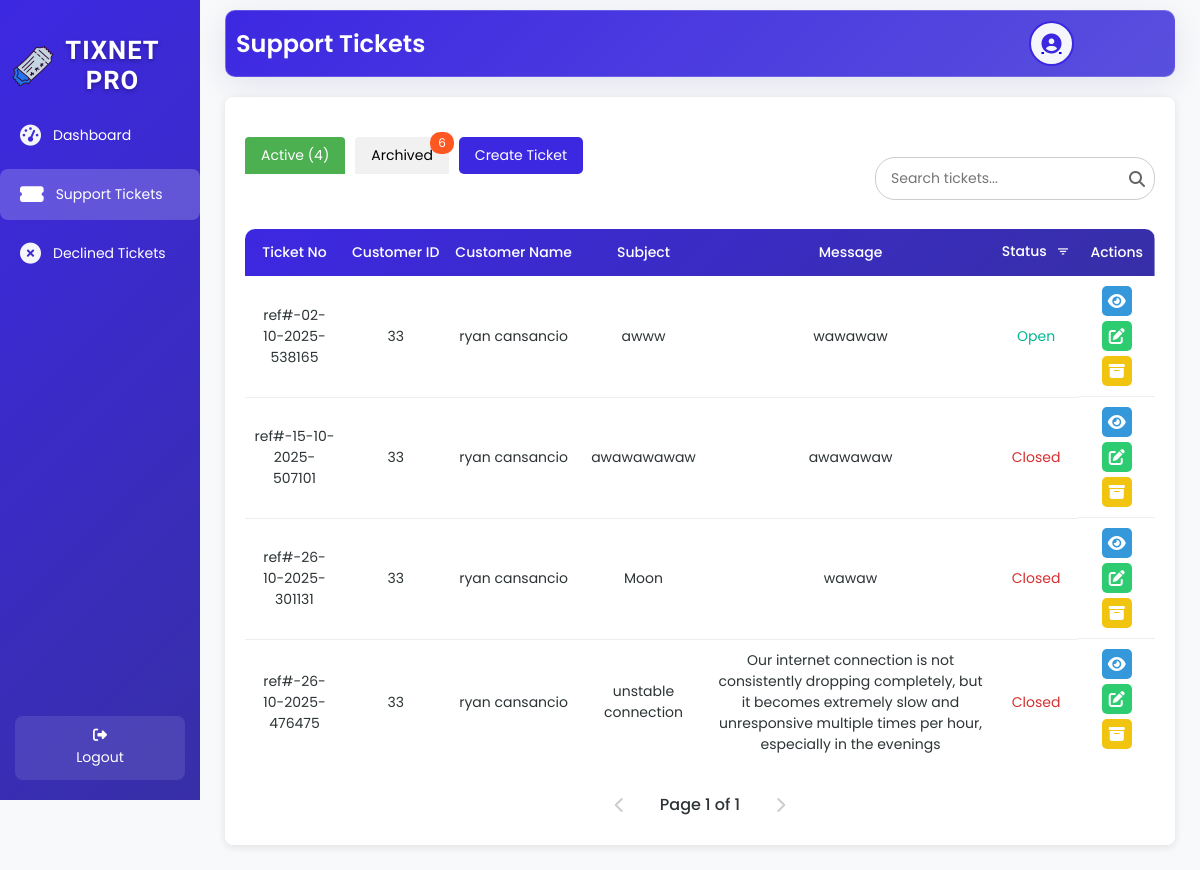
Screenshot of /suppT.php?c_id=33 with the database file from the repository.
### tables this page shows
CREATE TABLE `tbl_supp_tickets` (
  `c_id` int(50) NOT NULL,
  `c_lname` varchar(200) NOT NULL,
  `c_fname` varchar(200) NOT NULL,
  `s_ref` varchar(200) NOT NULL,
  `s_subject` varchar(200) NOT NULL,
  `s_message` varchar(200) NOT NULL,
  `s_status` varchar(200) NOT NULL,
  `id` int(50) NOT NULL,
  `technician_username` varchar(250) NOT NULL
);

### suppT.php (the view, shortened to what this page needs)
<?php
include 'db.php';
$username = $_SESSION['username'] ?? '';
$userId = $_SESSION['userId'] ?? 0;
$userType = $_SESSION['user_type'] ?? '';
$isCustomer = $userType === 'customer';
$avatarFolder = 'Uploads/avatars/';
$avatarIdentifier = $isCustomer ? $userId : $username;
$userAvatar = $avatarFolder . $avatarIdentifier . '.png';
$avatarPath = file_exists($userAvatar) ? $userAvatar . '?' . time() : 'default-avatar.png';
$ticket = null;
$activeTickets = [];
$tab = isset($_GET['tab']) ? $_GET['tab'] : 'active';
$activePage = isset($_GET['active_page']) ? max(1, (int)$_GET['active_page']) : 1;
$ticketsPerPage = 10;
$filterCid = $isCustomer ? $userId : (isset($_GET['c_id']) && is_numeric($_GET['c_id']) && $_GET['c_id'] > 0 ? (int)$_GET['c_id'] : 0);
            ?>
    <?php
$pendingTickets = [];
$totalActiveTickets = 0;
$totalArchivedTickets = 0;
if ($filterCid != 0) {
    $sqlCount = "SELECT s_status, COUNT(*) as count
                 FROM tbl_supp_tickets
                 WHERE c_id = ?
                 GROUP BY s_status";
    $stmt = $conn->prepare($sqlCount);
    if (!$stmt) {
        error_log("Prepare failed: " . $conn->error);
        $error = "Database error.";
    } else {
        $stmt->bind_param("i", $filterCid);
        $stmt->execute();
        $resultCount = $stmt->get_result();
        while ($row = $resultCount->fetch_assoc()) {
            if (strtolower($row['s_status']) === 'archived') {
                $totalArchivedTickets = $row['count'];
            } else {
                $totalActiveTickets += $row['count'];
            }
        }
    }
}
$totalActivePages = ceil($totalActiveTickets / $ticketsPerPage) ?: 1;
$activePage = max(1, min($totalActivePages, $activePage));
$activeOffset = ($activePage - 1) * $ticketsPerPage;
if ($filterCid != 0) {
    if (isset($_GET['id']) && is_numeric($_GET['id']) && $_GET['id'] > 0) {
        $ticketId = (int)$_GET['id'];
        $sql = "SELECT id, c_id, c_fname, c_lname, s_ref, s_subject, s_message, s_status AS status
                FROM tbl_supp_tickets
                WHERE id = ?
                AND c_id = ?
                ORDER BY id ASC";
        $stmt = $conn->prepare($sql);
        if (!$stmt) {
            error_log("Prepare failed: " . $conn->error);
            $error = "Database error.";
        } else {
            $stmt->bind_param("ii", $ticketId, $filterCid);
            $stmt->execute();
            $result = $stmt->get_result();
            if ($result->num_rows > 0) {
                $ticket = $result->fetch_assoc();
            } else {
                $error = "No ticket found with ID $ticketId for customer ID $filterCid.";
            }
            $stmt->close();
        }
    } else {
        $sql = "SELECT id, c_id, c_fname, c_lname, s_ref, s_subject, s_message, s_status AS status
                FROM tbl_supp_tickets
                WHERE s_status IN ('Open', 'Closed')
                AND c_id = ?
                ORDER BY id ASC LIMIT ? OFFSET ?";
        $stmt = $conn->prepare($sql);
        if (!$stmt) {
            error_log("Prepare failed for active tickets: " . $conn->error);
            $_SESSION['error'] = "Error preparing query for active tickets.";
        } else {
            $stmt->bind_param("iii", $filterCid, $ticketsPerPage, $activeOffset);
            if ($stmt->execute()) {
                $result = $stmt->get_result();
                while ($row = $result->fetch_assoc()) {
                    $activeTickets[] = $row;
                }
            } else {
                error_log("Execute failed for active tickets: " . $stmt->error);
                $_SESSION['error'] = "Error executing query for active tickets.";
            }
        }
    }
}
?>
<!DOCTYPE html>
<html lang="en">
<head>
    <link rel="stylesheet" href="https://cdnjs.cloudflare.com/ajax/libs/font-awesome/6.6.0/css/all.min.css">
    <link rel="stylesheet" href="https://unpkg.com/boxicons@2.1.4/css/boxicons.min.css">
    <link rel="stylesheet" href="suppsT.css">
</head>
<body>
<div class="wrapper">
    <div class="sidebar">
        <h2><img src="image/logo.png" alt="Tix Net Icon" class="sidebar-icon">TixNet Pro</h2>
        <ul>
        <li><a href="portal.php"><i class="fas fa-tachometer-alt icon"></i> <span>Dashboard</span></a></li>
        <li><a href="suppT.php" class="active"><i class="fas fa-ticket-alt icon"></i> <span>Support Tickets</span></a></li>
        <li><a href="reject_ticket.php"><i class="fas fa-times-circle icon"></i> <span>Declined Tickets</span></a></li>
        </ul>
        <footer>
            <a href="CustomerP.php" class="back-home"><i class="fas fa-sign-out-alt"></i> Logout</a>
        </footer>
    </div>
    <div class="container">
        <div class="upper glass-container">
            <h1>Support Tickets</h1>
            <div class="user-profile">
            <a href="images.php">
    <div class="user-icon">
        <?php
        $cleanAvatarPath = preg_replace('/\?\d+$/', '', $avatarPath);
        if (!empty($avatarPath) && file_exists($cleanAvatarPath)) {
            echo "<img src='" . htmlspecialchars($avatarPath, ENT_QUOTES, 'UTF-8') . "' alt='User Avatar'>";
        } else {
            echo "<i class='fas fa-user-circle'></i>";
        }
        ?>
    </div>
</a>
                <div class="user-details">
                </div>
            </div>
        </div>
        <?php if ($filterCid != 0): ?>
            <div class="table-box <?php echo $tab === 'active' ? 'active' : ''; ?>" id="activeTable">
                <div class="tab-buttons">
                    <button class="tab-btn <?php echo $tab === 'active' ? 'active' : ''; ?>" onclick="showTab('active')" <?php echo !empty($pendingTickets) ? 'disabled' : ''; ?>>Active (<?php echo $totalActiveTickets; ?>)</button>
                    <button class="tab-btn <?php echo $tab === 'archived' ? 'active' : ''; ?>" onclick="showTab('archived')" <?php echo !empty($pendingTickets) ? 'disabled' : ''; ?>>
                        Archived <?php if ($totalArchivedTickets > 0): ?><span class="tab-badge"><?php echo $totalArchivedTickets; ?></span><?php endif; ?>
                    </button>
                    <button type="button" class="create-ticket-btn" onclick="openModal()">Create Ticket</button>
                </div>
                 <div class="search-container">
                <input type="text" class="search-bar" id="searchInput" placeholder="Search tickets..." onkeyup="debouncedSearchTickets()">
                <span class="search-icon"><i class="fas fa-search"></i></span>
                </div>
                <?php if (isset($_GET['id']) && $ticket): ?>
                    <table>
                     <thead>
                      <tr>
                       <th>Ticket No</th>
                       <th>Customer ID</th>
                       <th>Customer Name</th>
                       <th>Subject</th>
                       <th>Message</th>
                       <th>Status <button class="filter-btn" onclick="showTypeFilterModal('active')" title="Filter by Type"><i class='bx bx-filter'></i></button></th>
                       <th>Actions</th>
                     </tr>
                     </thead>
                        <tbody>
                            <tr>
                                <td><?php echo htmlspecialchars($ticket['s_ref'] ?: '-'); ?></td>
                                <td><?php echo htmlspecialchars($ticket['c_id'] ?: '-'); ?></td>
                                <td><?php echo htmlspecialchars(($ticket['c_fname'] . ' ' . $ticket['c_lname']) ?: 'Unknown'); ?></td>
                                <td><?php echo htmlspecialchars($ticket['s_subject'] ?: '-'); ?></td>
                                <td><?php echo htmlspecialchars($ticket['s_message'] ?: '-'); ?></td>
                                <td class="status-<?php echo strtolower($ticket['status'] ?: 'open'); ?>">
                                    <?php echo htmlspecialchars($ticket['status'] ?: 'Open'); ?>
                                </td>
                                <td class="action-buttons">
                                    <a class="view-btn" onclick="showViewModal('<?php echo $ticket['id']; ?>', '<?php echo $ticket['c_id']; ?>', '<?php echo addslashes($ticket['c_fname']); ?>', '<?php echo addslashes($ticket['c_lname']); ?>', '<?php echo addslashes($ticket['s_ref']); ?>', '<?php echo addslashes($ticket['s_subject']); ?>', '<?php echo addslashes($ticket['s_message']); ?>', '<?php echo $ticket['status']; ?>', '<?php echo $tab; ?>')" title="View"><i class="fas fa-eye"></i></a>
                                    <?php if ($tab !== 'archived'): ?>
                                        <a class="edit-btn" onclick="openEditModal(<?php echo htmlspecialchars(json_encode($ticket), ENT_QUOTES, 'UTF-8'); ?>)" title="Edit"><i class="fas fa-edit"></i></a>
                                    <?php endif; ?>
                                    <a class="<?php echo $tab === 'archived' ? 'unarchive-btn' : 'archive-btn'; ?>"
                                       onclick="open<?php echo $tab === 'archived' ? 'Unarchive' : 'Archive'; ?>Modal('<?php echo $ticket['id']; ?>', '<?php echo htmlspecialchars(($ticket['c_fname'] . ' ' . $ticket['c_lname']) ?: 'Unknown', ENT_QUOTES, 'UTF-8'); ?>')"
                                       title="<?php echo $tab === 'archived' ? 'Unarchive' : 'Archive'; ?>">
                                        <i class="fas fa-<?php echo $tab === 'archived' ? 'box-open' : 'archive'; ?>"></i>
                                    </a>
                                    <?php if ($tab === 'archived'): ?>
                                        <a class="delete-btn" onclick="openDeleteModal('<?php echo $ticket['id']; ?>', '<?php echo htmlspecialchars(($ticket['c_fname'] . ' ' . $ticket['c_lname']) ?: 'Unknown', ENT_QUOTES, 'UTF-8'); ?>')" title="Delete"><i class="fas fa-trash"></i></a>
                                    <?php endif; ?>
                                </td>
                            </tr>
                        </tbody>
                    </table>
                <?php else: ?>
                    <table>
                 <thead>
    <tr>
        <th>Ticket No</th>
        <th>Customer ID</th>
        <th>Customer Name</th>
        <th>Subject</th>
        <th>Message</th>
        <th>Status <button class="filter-btn" onclick="showTypeFilterModal('active')" title="Filter by Type"><i class='bx bx-filter'></i></button></th>
        <th>Actions</th>
    </tr>
</thead>
                        <tbody id="activeTableBody">
                            <?php if ($activeTickets): ?>
                                <?php foreach ($activeTickets as $row): ?>
                                    <tr>
                                        <td><?php echo htmlspecialchars($row['s_ref'] ?: '-'); ?></td>
                                        <td><?php echo htmlspecialchars($row['c_id'] ?: '-'); ?></td>
                                        <td><?php echo htmlspecialchars(($row['c_fname'] . ' ' . $row['c_lname']) ?: 'Unknown'); ?></td>
                                        <td><?php echo htmlspecialchars($row['s_subject'] ?: '-'); ?></td>
                                        <td><?php echo htmlspecialchars($row['s_message'] ?: '-'); ?></td>
                                        <td class="status-<?php echo strtolower($row['status'] ?: 'open'); ?>">
                                            <?php echo htmlspecialchars($row['status'] ?: 'Open'); ?>
                                        </td>
                                        <td class="action-buttons">
                                            <a class="view-btn" onclick="showViewModal('<?php echo $row['id']; ?>', '<?php echo $row['c_id']; ?>', '<?php echo addslashes($row['c_fname']); ?>', '<?php echo addslashes($row['c_lname']); ?>', '<?php echo addslashes($row['s_ref']); ?>', '<?php echo addslashes($row['s_subject']); ?>', '<?php echo addslashes($row['s_message']); ?>', '<?php echo $row['status']; ?>', '<?php echo $tab; ?>')" title="View"><i class="fas fa-eye"></i></a>
                                            <a class="edit-btn" onclick="openEditModal(<?php echo htmlspecialchars(json_encode($row), ENT_QUOTES, 'UTF-8'); ?>)" title="Edit"><i class="fas fa-edit"></i></a>
                                            <a class="archive-btn"
                                               onclick="openArchiveModal('<?php echo $row['id']; ?>', '<?php echo htmlspecialchars(($row['c_fname'] . ' ' . $row['c_lname']) ?: 'Unknown', ENT_QUOTES, 'UTF-8'); ?>')"
                                               title="Archive">
                                                <i class="fas fa-archive"></i>
                                            </a>
                                        </td>
                                    </tr>
                                <?php endforeach; ?>
                            <?php else: ?>
                                <tr>
                                    <td colspan="7" class="empty-state">No active or unofficially approved tickets found.</td>
                                </tr>
                            <?php endif; ?>
                        </tbody>
                    </table>
                    <div class="pagination" id="activePagination">
                        <?php if ($activePage > 1): ?>
                            <a href="javascript:searchTickets('', <?php echo $activePage - 1; ?>)" class="pagination-link"><i class="fas fa-chevron-left"></i></a>
                        <?php else: ?>
                            <span class="pagination-link disabled"><i class="fas fa-chevron-left"></i></span>
                        <?php endif; ?>
                        <span class="current-page">Page <?php echo $activePage; ?> of <?php echo $totalActivePages; ?></span>
                        <?php if ($activePage < $totalActivePages): ?>
                            <a href="javascript:searchTickets('', <?php echo $activePage + 1; ?>)" class="pagination-link"><i class="fas fa-chevron-right"></i></a>
                        <?php else: ?>
                            <span class="pagination-link disabled"><i class="fas fa-chevron-right"></i></span>
                        <?php endif; ?>
                    </div>
                <?php endif; ?>
            </div>
        <?php endif; ?>
    </div>
</div>
</body>
</html>

### rows the page displays
tbl_supp_tickets: s_ref "ref#-02-10-2025-538165", c "33", c_fname+c_lname "ryan cansancio", s_subject "awww", s_message "wawawaw", s_status "Open"
tbl_supp_tickets: s_ref "ref#-15-10-2025-507101", c "33", c_fname+c_lname "ryan cansancio", s_subject "awawawawaw", s_message "awawawaw", s_status "Closed"
tbl_supp_tickets: s_ref "ref#-26-10-2025-301131", c "33", c_fname+c_lname "ryan cansancio", s_subject "Moon", s_message "wawaw", s_status "Closed"
tbl_supp_tickets: s_ref "ref#-26-10-2025-476475", c "33", c_fname+c_lname "ryan cansancio", s_subject "unstable connection", s_message "Our internet connection is not consistently dropping completely, but it becomes extremely slow and unresponsive multiple times per hour, especially in the evenings", s_status "Closed"

### other values shown
$totalActiveTickets "4"
$totalArchivedTickets "6"
$activePage "1"
$totalActivePages "1"
